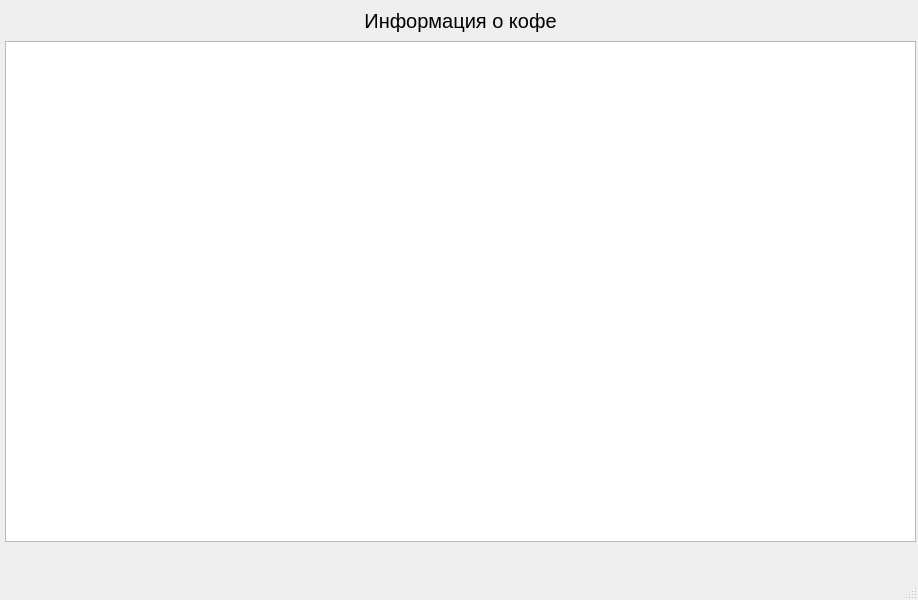
<?xml version="1.0" encoding="UTF-8"?>
<ui version="4.0">
 <class>MainWindow</class>
 <widget class="QMainWindow" name="MainWindow">
  <property name="geometry">
   <rect>
    <x>0</x>
    <y>0</y>
    <width>918</width>
    <height>600</height>
   </rect>
  </property>
  <property name="windowTitle">
   <string>MainWindow</string>
  </property>
  <widget class="QWidget" name="centralwidget">
   <widget class="QTableWidget" name="tableWidget">
    <property name="geometry">
     <rect>
      <x>5</x>
      <y>41</y>
      <width>911</width>
      <height>501</height>
     </rect>
    </property>
   </widget>
   <widget class="QLabel" name="label">
    <property name="geometry">
     <rect>
      <x>10</x>
      <y>0</y>
      <width>901</width>
      <height>41</height>
     </rect>
    </property>
    <property name="font">
     <font>
      <pointsize>15</pointsize>
     </font>
    </property>
    <property name="text">
     <string>Информация о кофе</string>
    </property>
    <property name="alignment">
     <set>Qt::AlignCenter</set>
    </property>
   </widget>
  </widget>
  <widget class="QMenuBar" name="menubar">
   <property name="geometry">
    <rect>
     <x>0</x>
     <y>0</y>
     <width>918</width>
     <height>25</height>
    </rect>
   </property>
  </widget>
  <widget class="QStatusBar" name="statusbar"/>
 </widget>
 <resources/>
 <connections/>
</ui>
